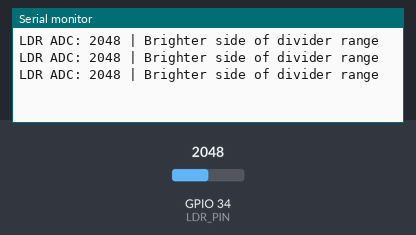
Recording of a sketch running on a simulated ESP32. Parts: the last lines printed to the serial monitor. Inputs (shaded band) come from the test bench; at power-on: GPIO 34 (LDR_PIN) = 2048 (analog values on the 0–4095 scale).

Above: at 1.3 s.
1.4 s: GPIO 34 (LDR_PIN) set to 1937
At 1.9 s:
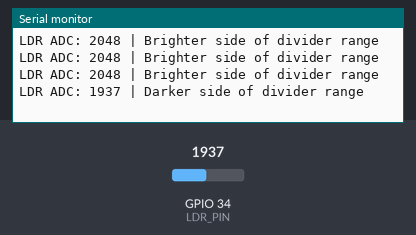
3.5 s: GPIO 34 (LDR_PIN) set to 2040
At 3.8 s:
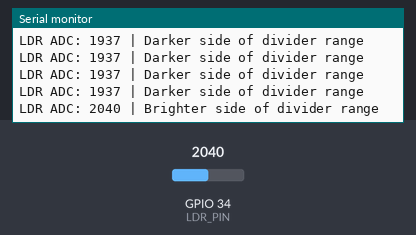

Measured:
- the behaviour switches between 2001 and 2000 on GPIO 34 (LDR_PIN) (found by bisection; images 0 and 1)
- after the input at 1.4 s, the serial monitor: prints a new line after 0.10 s (image 1)
- after the input at 3.5 s, the serial monitor: prints a new line at once (image 2)

The sketch:

day_22_ldr_light_sensor.ino
```cpp
// Day 22: Read an LDR using a voltage divider.
// Wiring: 3V3 -> LDR -> GPIO 34 -> 10k resistor -> GND.
const int LDR_PIN = 34;
void setup() {
  Serial.begin(115200);
  analogReadResolution(12);
}
void loop() {
  int lightLevel = analogRead(LDR_PIN);
  Serial.print("LDR ADC: ");
  Serial.print(lightLevel);
  Serial.print(" | ");
  Serial.println(lightLevel > 2000 ? "Brighter side of divider range" : "Darker side of divider range");
  delay(500);
}
```
